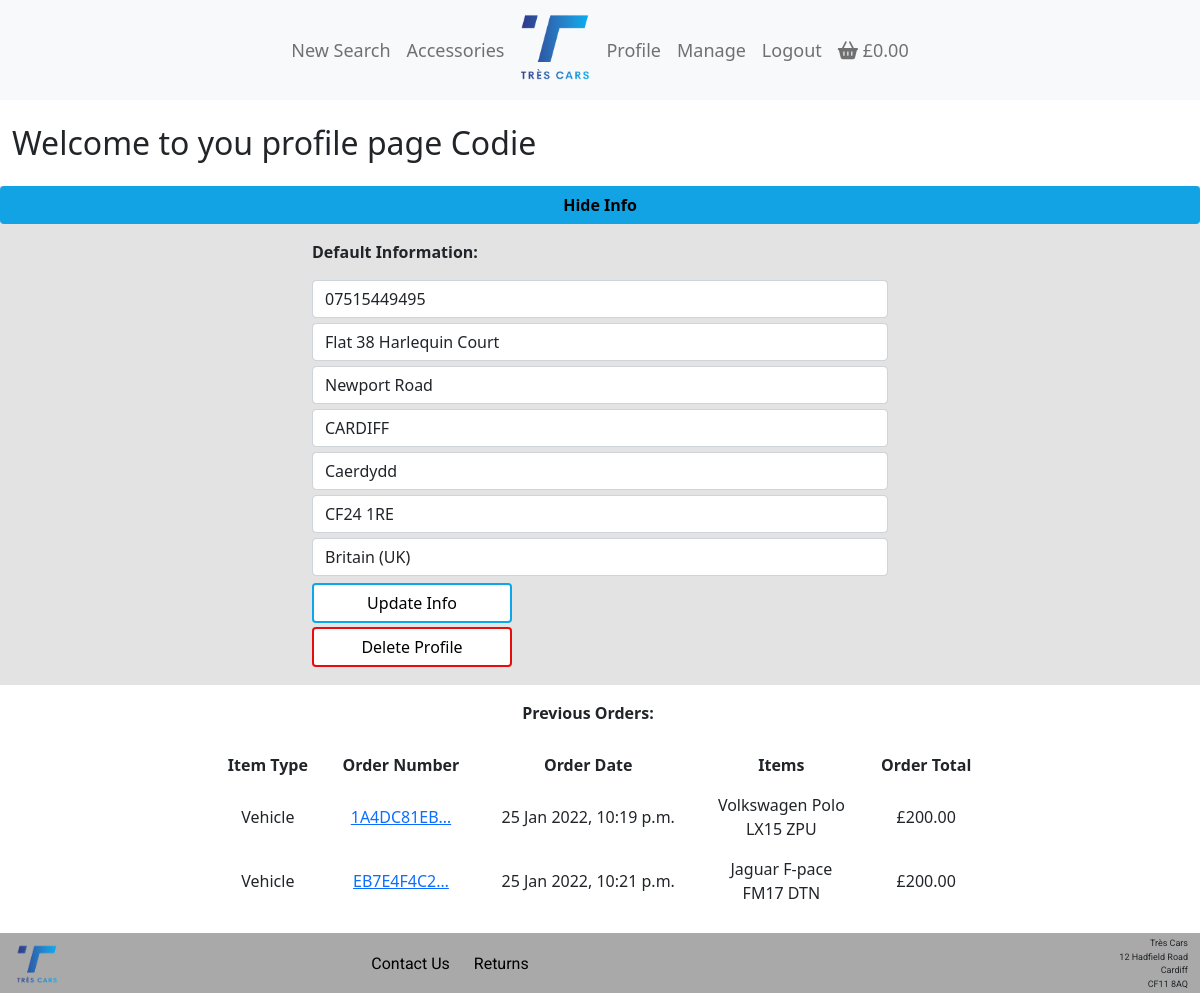
The app's page /profile/ (signed in), older data.
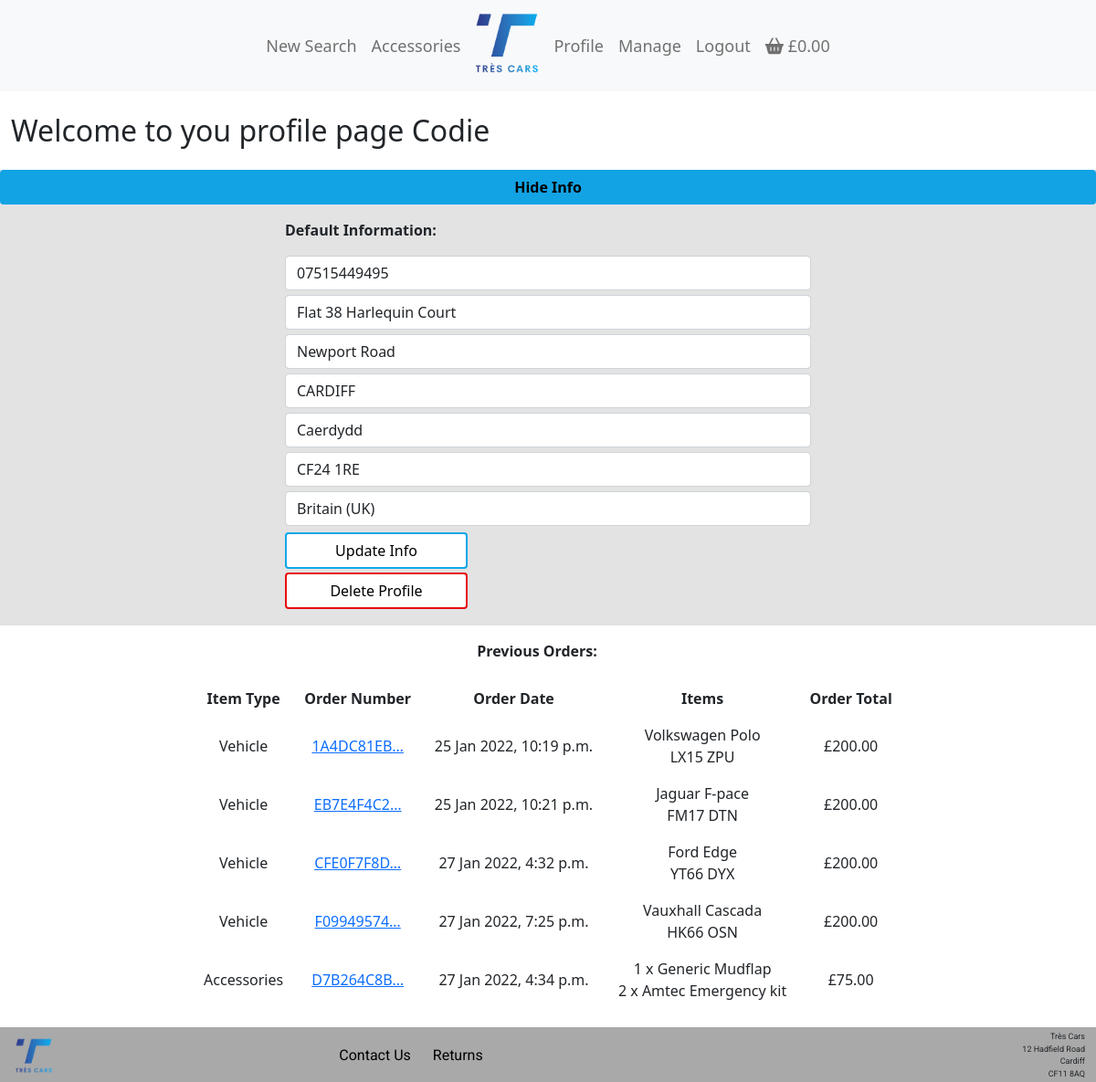
The same page, newer data.
### checkout/models.py (models this page shows, shortened)
class Order(models.Model):
    order_number = models.CharField(max_length=32, null=False, editable=False)
    order_type = models.CharField(
        max_length=15, null=False, blank=False, default="vehicle"
    )
    user_profile = models.ForeignKey(
        UserProfile,
        on_delete=models.SET_NULL,
        null=True,
        blank=True,
        related_name="orders",
    )
    full_name = models.CharField(max_length=50, null=False, blank=False)
    email = models.EmailField(max_length=254, null=False, blank=False)
    phone_number = models.CharField(max_length=20, null=True, blank=True)
    postcode = models.CharField(max_length=20, null=True, blank=True)
    town_or_city = models.CharField(max_length=40, null=False, blank=False)
    street_address1 = models.CharField(max_length=80, null=False, blank=False)
    street_address2 = models.CharField(max_length=80, null=True, blank=True)
    county = models.CharField(max_length=80, null=True, blank=True)
    country = CountryField(blank_label="Country *", null=False, blank=False)
    date = models.DateTimeField(auto_now_add=True)
    delivery_cost = models.DecimalField(
        max_digits=6, decimal_places=2, null=False, default=0
    )
    order_total = models.DecimalField(
        max_digits=10, decimal_places=2, null=False, default=0
    )
    grand_total = models.DecimalField(
        max_digits=10, decimal_places=2, null=False, default=0
    )
    original_bag = models.TextField(null=False, blank=False, default="")
    stripe_pid = models.CharField(max_length=254, null=False, blank=False, default="")

class vehicle_order_line_item(models.Model):
    order = models.ForeignKey(
        Order,
        null=False,
        blank=False,
        on_delete=models.CASCADE,
        related_name="lineitems",
    )
    vehicle = models.ForeignKey(
        Vehicle, null=False, blank=False, on_delete=models.CASCADE
    )
    lineitem_total = models.DecimalField(
        max_digits=6, decimal_places=0, null=False, blank=False, editable=False
    )

class accessory_order(models.Model):
    order_number = models.CharField(max_length=32, null=False, editable=False)
    order_type = models.CharField(
        max_length=15, null=False, blank=False, default="accessories"
    )
    user_profile = models.ForeignKey(
        UserProfile,
        on_delete=models.SET_NULL,
        null=True,
        blank=True,
        related_name="AccessoryOrders",
    )
    full_name = models.CharField(max_length=50, null=False, blank=False)
    email = models.EmailField(max_length=254, null=False, blank=False)
    phone_number = models.CharField(max_length=20, null=False, blank=False)
    postcode = models.CharField(max_length=20, null=True, blank=True)
    town_or_city = models.CharField(max_length=40, null=False, blank=False)
    street_address1 = models.CharField(max_length=80, null=False, blank=False)
    street_address2 = models.CharField(max_length=80, null=True, blank=True)
    county = models.CharField(max_length=80, null=True, blank=True)
    country = CountryField(blank_label="Country *", null=False, blank=False)
    date = models.DateTimeField(auto_now_add=True)
    delivery_cost = models.DecimalField(
        max_digits=6, decimal_places=2, null=False, default=0
    )
    order_total = models.DecimalField(
        max_digits=10, decimal_places=2, null=False, default=0
    )
    grand_total = models.DecimalField(
        max_digits=10, decimal_places=2, null=False, default=0
    )
    original_bag = models.TextField(null=False, blank=False, default="")
    stripe_pid = models.CharField(max_length=254, null=False, blank=False, default="")

class accessory_order_line_item(models.Model):
    order = models.ForeignKey(
        accessory_order,
        null=False,
        blank=False,
        on_delete=models.CASCADE,
        related_name="accessorylineitems",
    )
    accessory = models.ForeignKey(
        Accessory, null=False, blank=False, on_delete=models.CASCADE
    )
    quantity = models.IntegerField(null=False, blank=False, default=1)
    lineitem_total = models.DecimalField(
        max_digits=6, decimal_places=0, null=False, blank=False, editable=False
    )

### vehicles/models.py (models this page shows, shortened)
class Vehicle(models.Model):
    sku = models.CharField(max_length=9, null=False, blank=False)
    name = models.CharField(max_length=254, null=False, blank=False)
    registration = models.CharField(max_length=254, null=False, blank=False)
    make = models.CharField(max_length=50, null=False, blank=False)
    model = models.CharField(max_length=50, null=False, blank=False)
    trim = models.CharField(max_length=50, null=False, blank=False)
    colour = models.CharField(
        max_length=50, null=False, blank=False, choices=colour_choices
    )
    fuel = models.CharField(
        max_length=20, null=False, blank=False, choices=fuel_choices
    )
    engine_size = models.DecimalField(
        max_digits=2, decimal_places=1, null=False, blank=False
    )
    body_type = models.CharField(
        max_length=15, null=False, blank=False, choices=body_type_choices
    )
    gearbox = models.CharField(
        max_length=15, null=False, blank=False, choices=gearbox_choices
    )
    drivetrain = models.CharField(
        max_length=10, null=False, blank=False, choices=drivetrain_choices
    )
    seats = models.IntegerField(null=False, blank=False)
    description = models.TextField()
    price = models.IntegerField(null=False, blank=False, default=200)
    full_price = models.IntegerField(null=False, blank=False)
    mileage = models.IntegerField(null=False, blank=False)
    model_year = models.IntegerField(null=False, blank=False)
    doors = models.IntegerField(null=False, blank=False)
    type = models.CharField(max_length=9, null=False, blank=False, default="vehicle")
    available = models.CharField(
        max_length=9, null=False, blank=False, default="yes", choices=available_choices
    )

### accessories/models.py (models this page shows, shortened)
class Accessory(models.Model):
    class Meta:
        verbose_name_plural = "Accessories"
    category = models.ForeignKey(
        "Category", null=True, blank=True, on_delete=models.SET_NULL
    )
    sku = models.CharField(max_length=254, null=False, blank=False)
    name = models.CharField(max_length=254, null=False, blank=False)
    brand = models.CharField(max_length=254, null=False, blank=False)
    vehicle_make = models.CharField(max_length=50, null=False, blank=False)
    vehicle_model = models.CharField(max_length=50, null=False, blank=False)
    price = models.DecimalField(max_digits=6, decimal_places=2, null=False, blank=False)
    quantity_available = models.IntegerField(null=False, blank=False)
    accessory_type = models.CharField(max_length=254, null=False, blank=False)
    description = models.TextField()
    image = models.ImageField(null=True, blank=True)

### profiles/views.py (the view, shortened to what this page needs)
# urls.py: path('', views.profile, name='profile'),
@login_required
def profile(request):
    request.session["vehicle_bag"] = {}
    user_profile = get_object_or_404(UserProfile, user=request.user)
    form = user_profile_form(instance=user_profile)
    orders = user_profile.orders.all()
    accessory_orders = user_profile.AccessoryOrders.all()
    template = "profiles/profile.html"
    context = {
        "profile": user_profile,
        "form": form,
        "orders": orders,
        "accessory_orders": accessory_orders,
        "on_profile": True,
    }
    return render(request, template, context)

### profiles/forms.py
class user_profile_form(forms.ModelForm):
    class Meta:
        model = UserProfile()
        exclude = ("user",)
    def __init__(self, *args, **kwargs):
        super().__init__(*args, **kwargs)
        placeholders = {
            "default_phone_number": "Phone Number",
            "default_postcode": "Postal Code",
            "default_town_or_city": "Town or City",
            "default_street_address1": "Street Address 1",
            "default_street_address2": "Street Address 2",
            "default_county": "County, State or Locality",
        }
        self.fields["default_phone_number"].widget.attrs["autofocus"] = True
        for field in self.fields:
            if field != "default_country":
                if self.fields[field].required:
                    placeholder = f"{placeholders[field]} *"
                else:
                    placeholder = placeholders[field]
                self.fields[field].widget.attrs["placeholder"] = placeholder
            self.fields[field].widget.attrs["class"] = "profile-form"
            self.fields[field].label = False

### profiles/models.py (called while the page is built)
    def __str__(self):
        return self.user.username

### profiles/templates/profiles/profile.html (shortened to what this page needs)
{% extends "base.html" %}
{% load static %}
{% block extra_css %}
<link rel="stylesheet" href="{% static 'profiles/css/profile.css' %}">
{% endblock %}
{% block content %}
<div class="container-fluid">
    <div class="row">
        <div class="col-12">
            <h2 class="my-4">Welcome to you profile page {{ profile }}</h2>
        </div>
    </div>
    <div class="row profile-saved-info">
        <a id="hide-profile-info" class="btn btn-hide">Hide Info</a>
        <div class="mx-auto col-12 col-md-8 col-lg-6 my-3" id="profile-info">
            <p class="bold">Default Information:</p>
            <form action="{% url 'profile' %}" method="post">
                {{ form | crispy }}
                <button class="btn btn--blue-border btn--profile-info" type="submit">Update Info</button>
            </form>
            <form action="{% url 'profile' %}" method="post">
                <button class="btn btn--red-border btn--profile-info" id="delete-profile-info" type="submit">Delete
                    Profile</button>
            </form>
        </div>
    </div>
    <div class="row profile-previous-orders">
        <div class="row">
            <div class="mx-auto col-12 col-md-8 col-lg-8 mt-3 text-center">
                <p class="bold">Previous Orders:</p>
            </div>
        </div>
        <div class="mx-auto col-12 col-md-8 col-lg-8 my-1 ">
            <table class="d-none d-sm-table table table-lg table-borderless text-center align-middle">
                <thead>
                    <tr>
                        <th>Item Type</th>
                        <th>Order Number</th>
                        <th>Order Date</th>
                        <th>Items</th>
                        <th>Order Total</th>
                    </tr>
                </thead>
                <tbody>
                    {% for order in orders %}
                    <tr>
                        <td>{{ order.order_type | capfirst }}</td>
                        <td>
                            <a href="{% url 'order_detail' order.order_number %}" title="{{ order.order_number }}">
                                {{ order.order_number | truncatechars:10 }}
                            </a>
                        </td>
                        <td>{{ order.date }}</td>
                        {% for item in order.lineitems.all %}
                        {% if item.vehicle %}
                        <td>
                            {{ item.vehicle.make | capfirst}} {{ item.vehicle.model | capfirst }}
                            <br>
                            {{ item.vehicle.registration | upper }}
                        </td>
                        {% endif %}
                        {% endfor %}
                        <td>£{{ order.grand_total }}</td>
                    </tr>
                    {% endfor %}
                    {% for a_order in accessory_orders %}
                    <tr>
                        <td>{{ a_order.order_type | capfirst }}</td>
                        <td>
                            <a href="{% url 'accessory_order_detail' a_order.order_number %}"
                                title="Order Number: {{ a_order.order_number }}">
                                {{ a_order.order_number | truncatechars:10 }}
                            </a>
                        </td>
                        <td>{{ a_order.date }}</td>
                        <td>
                            {% for item in a_order.accessorylineitems.all %}
                            <p class="m-0">
                                {{ item.quantity }} x {{ item.accessory.brand | capfirst }}
                                {{ item.accessory.accessory_type | capfirst }}
                            </p>
                            {% endfor %}
                        </td>
                        <td>£{{ a_order.grand_total }}</td>
                    </tr>
                    {% endfor %}
                </tbody>
            </table>
        </div>
    </div>
</div>
{% endblock %}

Row changes from the older to the newer data that the page shows:
added Order: order_type "Vehicle", order_number "CFE0F7F8D…", date "27 Jan 2022, 4:32 p.m.", grand_total "200.00"
added vehicle_order_line_item: vehicle.make "Ford", vehicle.model "Edge", vehicle.registration "YT66 DYX", shown under "Vehicle"
added Order: order_type "Vehicle", order_number "F09949574…", date "27 Jan 2022, 7:25 p.m.", grand_total "200.00"
added vehicle_order_line_item: vehicle.make "Vauxhall", vehicle.model "Cascada", vehicle.registration "HK66 OSN", shown under "Vehicle"
added accessory_order: order_type "Accessories", order_number "D7B264C8B…", date "27 Jan 2022, 4:34 p.m.", grand_total "75.00"
added accessory_order_line_item: quantity "1", accessory.brand "Generic", accessory.accessory_type "Mudflap"
added accessory_order_line_item: quantity "2", accessory.brand "Amtec", accessory.accessory_type "Emergency kit"
